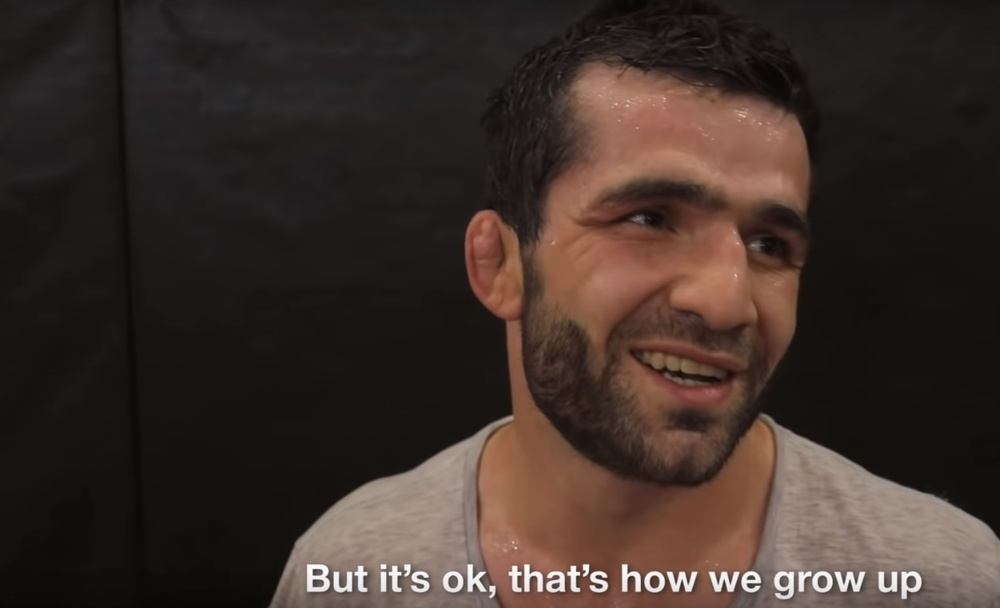
#> input picture A.jpg, 1000 x 608 px, shrunk from 1253 x 762 before the run
$ python opencv4filter.py
#> lines starting #> are read from the running program, lines starting #| are printed output that depends on the picture; after the words box and inside, x2 and y2 are one past the last pixel; in counts of white or black regions, pixels touching at a corner belong together
import cv2
import numpy as np

img = cv2.imread('A.jpg')
#> img is the input picture: shape (608, 1000, 3); mean B, G, R 41.7, 47.1, 60.3


gray = cv2.cvtColor(img, cv2.COLOR_BGR2GRAY)
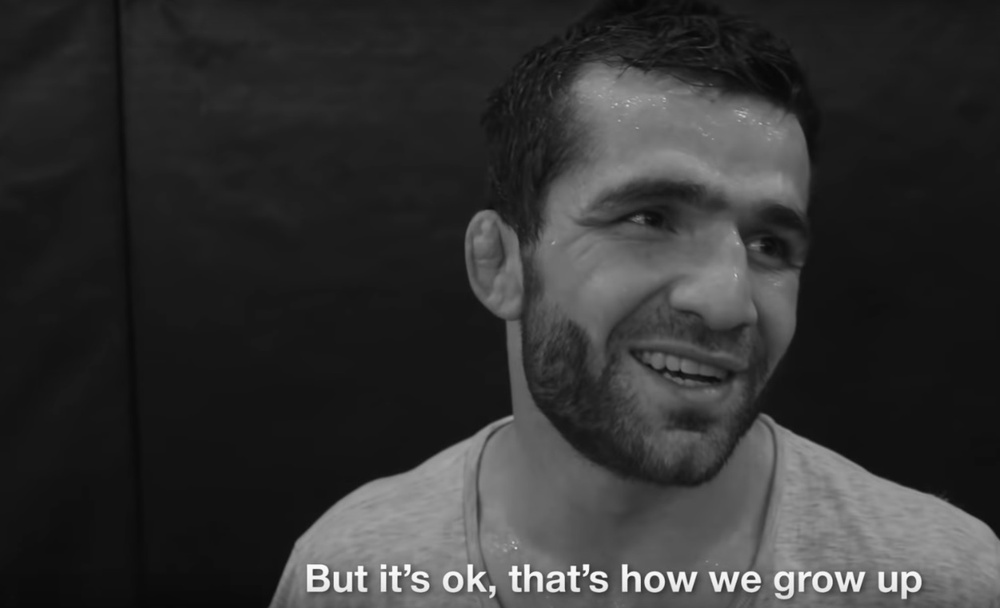
#> gray: shape (608, 1000); min 6, max 255, mean 50.4
gray = cv2.medianBlur(gray, 5)

edges = cv2.adaptiveThreshold(gray, 500, cv2.ADAPTIVE_THRESH_MEAN_C, cv2.THRESH_BINARY, 7,4)
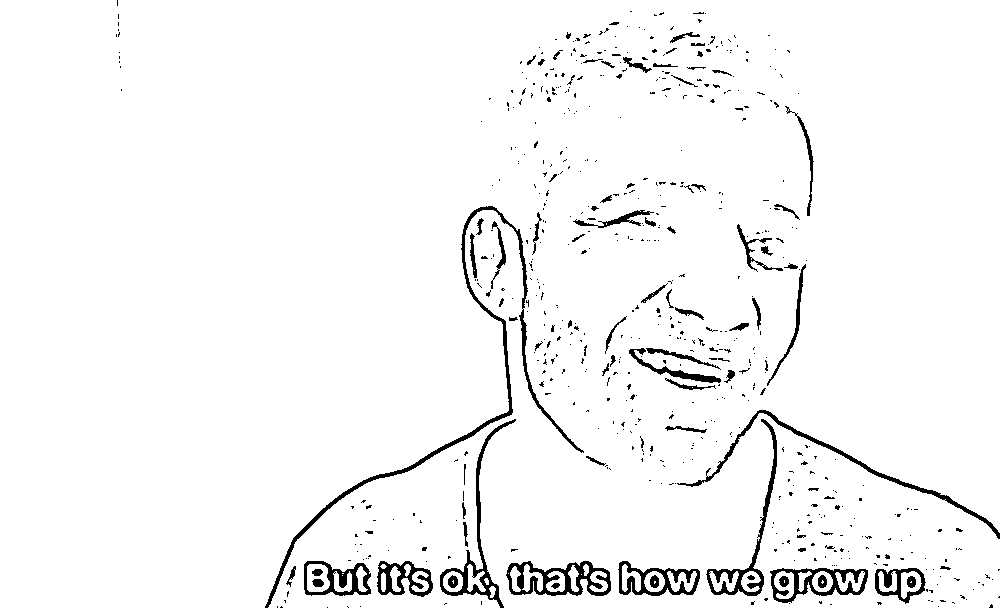
#> edges: shape (608, 1000); 96.3% white; 611 black regions (524 under 20 px), largest, box (x1, y1, x2, y2) and area: (265, 206, 584, 608) 3034, (506, 561, 611, 596) 1604, (677, 410, 1000, 539) 1507

color = cv2.bilateralFilter(img, 2, 15, 15)

cartoon = cv2.bitwise_and(color, color, mask=edges)
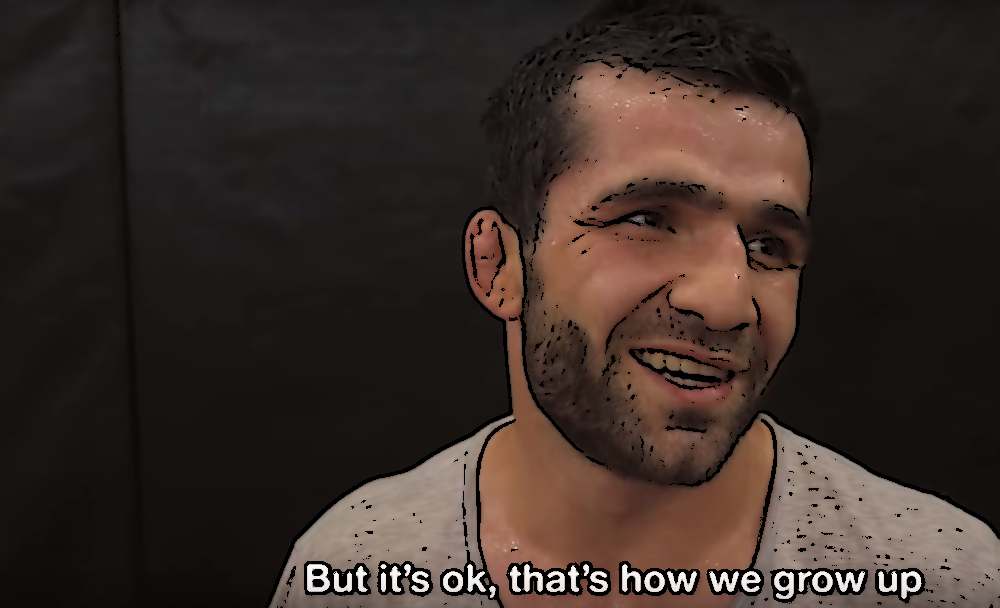
#> cartoon: shape (608, 1000, 3); mean B, G, R 39.6, 44.7, 57.2

cv2.imshow("gambar", img)
cv2.imshow("edges", edges)
cv2.imshow("color", color)
cv2.imshow("cartoon", cartoon)
cv2.waitKey(0)
cv2.destroyAllWindows()
